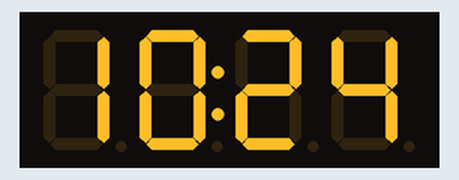
Simulated run of this program. Board: Raspberry Pi (BCM pin numbers). Shown: 4-digit seven-segment display. The clock reads 2024-03-15 10:24:30 at power-on unless the program sets it; library files of the repository ran but are not shown: tm1637.py.

Above: at 0.1 s.
At 90.1 s:
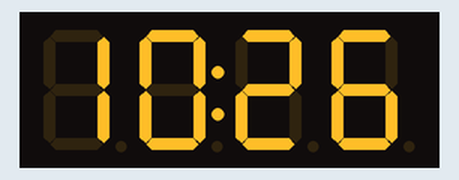

The program:

Zeit.py
```python
import tm1637
import datetime
import time

display = tm1637.TM1637(clk=27, dio=17)

# 1. Aktuelles Datum und Uhrzeit abrufen
while True:
	jetzt = datetime.datetime.now()
	display.numbers(jetzt.hour,jetzt.minute)
	time.sleep(30)
```
